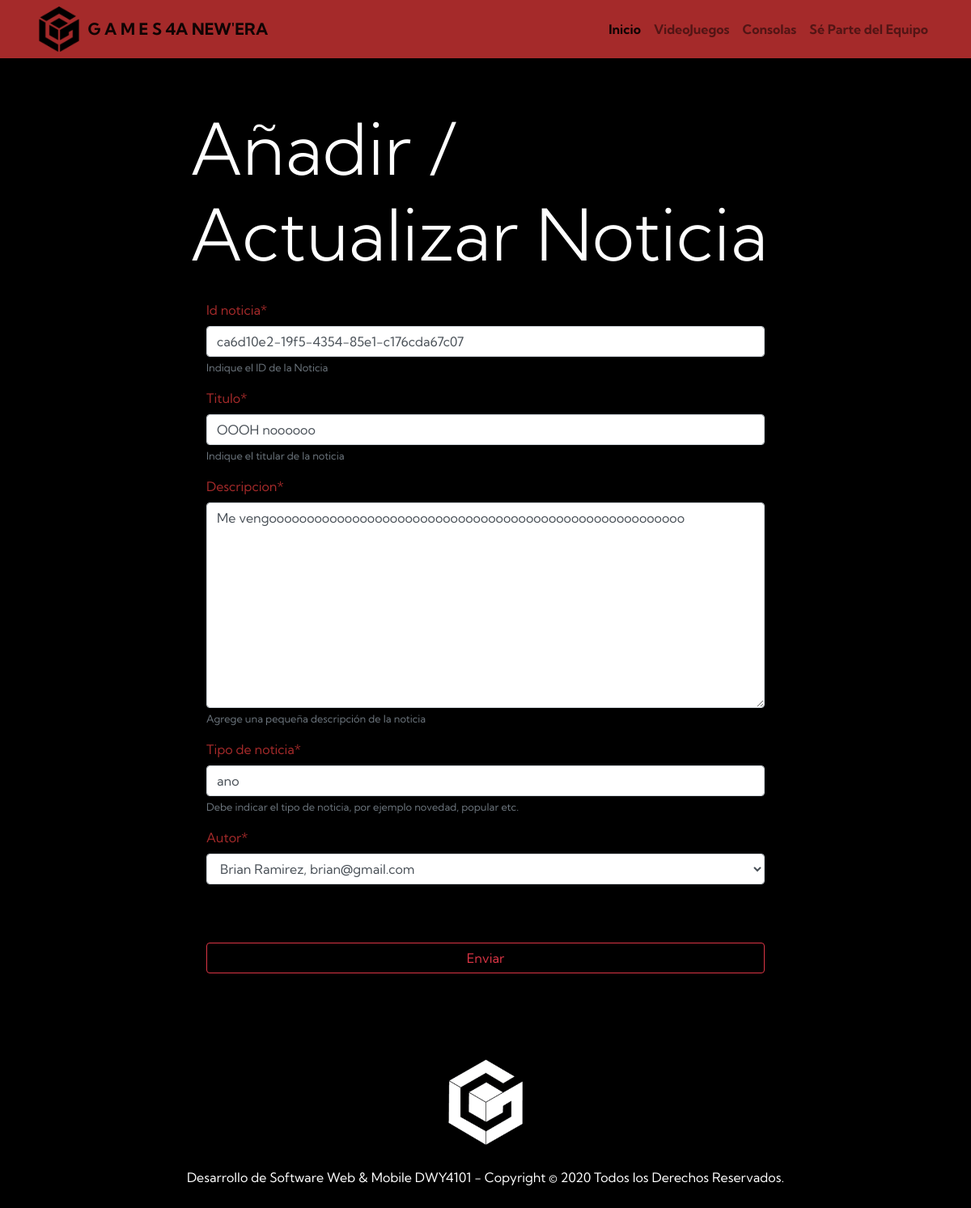
The app's page /access/noticia/ca6d10e219f5435485e1c176cda67c07/update/ (signed in) with its own data.
### Admin_Noticias/models.py (models this page shows, shortened)
class Noticia(models.Model):
    id_noticia = models.UUIDField(primary_key = True, default = uuid.uuid4, help_text = 'Indique el ID de la Noticia')
    titulo = models.CharField(max_length = 50, help_text='Indique el titular de la noticia')
    descripcion = models.TextField(max_length = 100, help_text='Agrege una pequeña descripción de la noticia')
    tipo_de_noticia = models.CharField(max_length = 50, null = True ,help_text='Debe indicar el tipo de noticia, por ejemplo novedad, popular etc.')
    autor = models.ForeignKey(Autor, on_delete = models.SET_NULL, null= True)

### Admin_Noticias/views.py (the view)
# urls.py: path('noticia/<str:pk>/update/', views.NoticiaUpdate.as_view(), name='noticia_update'),
class NoticiaUpdate(UpdateView):
    model = Noticia
    fields = ['id_noticia','titulo','descripcion','tipo_de_noticia','autor']

### Admin_Noticias/models.py (called while the page is built)
    def __str__(self):
        return f'{self.nom_autor}, {str(self.correo)}'

### Admin_Noticias/templates/admin_noticias/noticia_form.html (shortened to what this page needs)
{% extends "base_generic.html" %}
{% load crispy_forms_tags %}
{% block content %}
{% if user.is_authenticated  %}{% if user.is_staff %}
<div class="container">
    <div class="row justify-content-center">
        <div class="col-md-8">
            <h1 class="display-2" style="margin-top: 18%;">Añadir / Actualizar Noticia</h1>
            <form action="" method="POST">
                <div class="card-body">
                    <div class="form-group">
                        <table class="form_cons colorletra table table-hover table-active h5">
                            {{ form|crispy }}
                          </table>
                    </div>
                    <button type="submit" style="margin-top: 8%; margin-bottom: 12%;" class="btn btn-outline-danger btn-block">Enviar</button>
                </div>
            </form>
        </div>
    </div>
</div>
{% endif %}
{% endif %}
{% endblock %}

### Admin_Noticias/static/css/main.css (style rules this page uses)
body { font-family: 'Kumbh Sans', sans-serif; background: #000000; color: #ffffff; }
label { color: brown; }
table { border-radius: 5px; }
.table { color: white; }

### Admin_Noticias/templates/admin_noticias/noticia_form.html (style rules this page uses)
.colorletra { color: #ffffff; }

### records on screen
Noticia: id_noticia "ca6d10e2-19f5-4354-85e1-c176cda67c07", titulo "OOOH noooooo", descripcion "Me vengooooooooooooooooooooooooooooooooooooooooooooooooooooooo", tipo_de_noticia "ano", autor "Brian Ramirez, brian@gmail.com"
